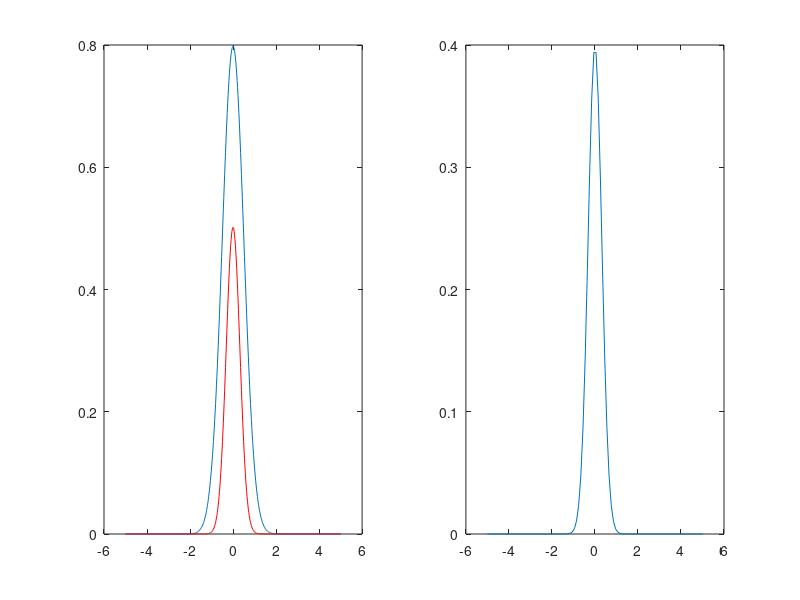

This figure's MATLAB source:
%% cleanup
%close all;
clear all;
clc;

%% ex 15
% g(x)
sigma = 0.5;
x = -5:10/499:5;
g_x = 1 / sqrt(2*pi*sigma^2) * exp(-0.5*x.^2/sigma^2);

subplot(1,2,1), plot(x, g_x);

% FT{g(x)}
N = 100;
k = -5:10/(N-1):5;
coeffs = 1 / sqrt(2*pi) * exp(-2*(pi*sigma*k).^2);

subplot(1,2,2), plot(k, coeffs);

% Fourier Series Approximation
approx_e = zeros(1,size(x,2));
approx_sin_cos = zeros(1,size(x,2));
for a = 1:size(x,2)
    xx = x(1,a);
    for n = 1:N
        approx_e(a) = approx_e(a) + coeffs(1,n) * exp(1i * n * xx); % this is exactly the same as
        approx_sin_cos(a) = approx_sin_cos(a) + coeffs(1,n) * (cos(n*xx) + 1i*sin(n*xx)); % this :-)
    end
    approx_e(a) = approx_e(a) / (2*pi);
    approx_sin_cos(a) = approx_sin_cos(a) / (2*pi);
end

subplot(1,2,1), hold on, plot(x, abs(approx_e), 'r'), hold off;